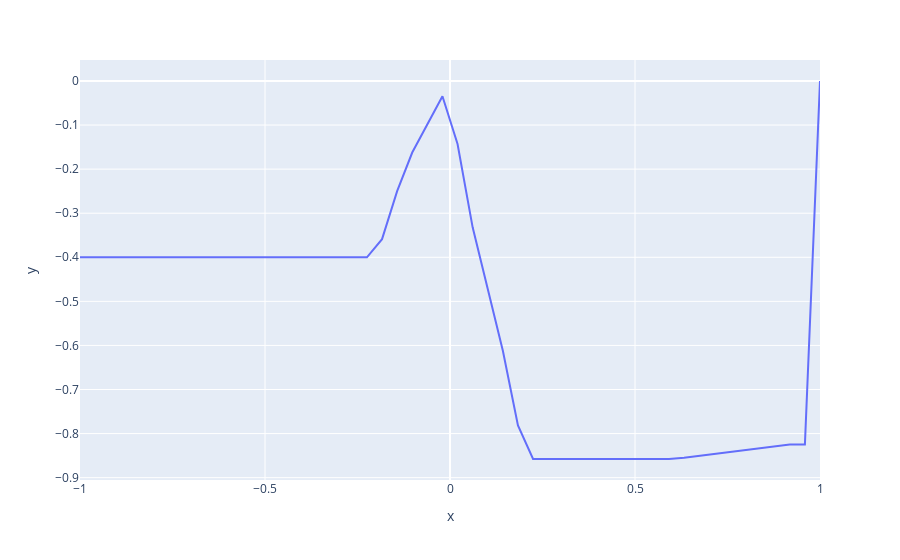

Notebook source saved alongside this figure:
### Code cell
px.line(x = eje, y= salida)

### Figure 1 — Plotly figure (JSON) as saved in the notebook; plotly's stock layout.template omitted (floating-point values rounded to 4 significant figures)
{"data": [{"hovertemplate": "x=%{x}<br>y=%{y}<extra></extra>", "legendgroup": "", "line": {"color": "#636efa", "dash": "solid"}, "marker": {"symbol": "circle"}, "mode": "lines", "name": "", "orientation": "v", "showlegend": false, "type": "scatter", "x": [-1, -0.9592, -0.9184, -0.8776, -0.8367, -0.7959, -0.7551, -0.7143, -0.6735, -0.6327, -0.5918, -0.551, -0.5102, -0.4694, -0.4286, -0.3878, -0.3469, -0.3061, -0.2653, -0.2245, -0.1837, -0.1429, -0.102, -0.06122, -0.02041, 0.02041, 0.06122, 0.102, 0.1429, 0.1837, 0.2245, 0.2653, 0.3061, 0.3469, 0.3878, 0.4286, 0.4694, 0.5102, 0.551, 0.5918, 0.6327, 0.6735, 0.7143, 0.7551, 0.7959, 0.8367, 0.8776, 0.9184, 0.9592, 1], "xaxis": "x", "y": [-0.4, -0.4, -0.4, -0.4, -0.4, -0.4, -0.4, -0.4, -0.4, -0.4, -0.4, -0.4, -0.4, -0.4, -0.4, -0.4, -0.4, -0.4, -0.4, -0.4, -0.3589, -0.25, -0.1623, -0.09694, -0.03459, -0.1429, -0.3321, -0.472, -0.6121, -0.7815, -0.8577, -0.8577, -0.8577, -0.8577, -0.8577, -0.8577, -0.8577, -0.8577, -0.8577, -0.8577, -0.8549, -0.8507, -0.8465, -0.8425, -0.8373, -0.8339, -0.8291, -0.825, -0.825, 0], "yaxis": "y"}], "layout": {"legend": {"tracegroupgap": 0}, "margin": {"t": 60}, "xaxis": {"anchor": "y", "domain": [0, 1], "title": {"text": "x"}}, "yaxis": {"anchor": "x", "domain": [0, 1], "title": {"text": "y"}}}}
